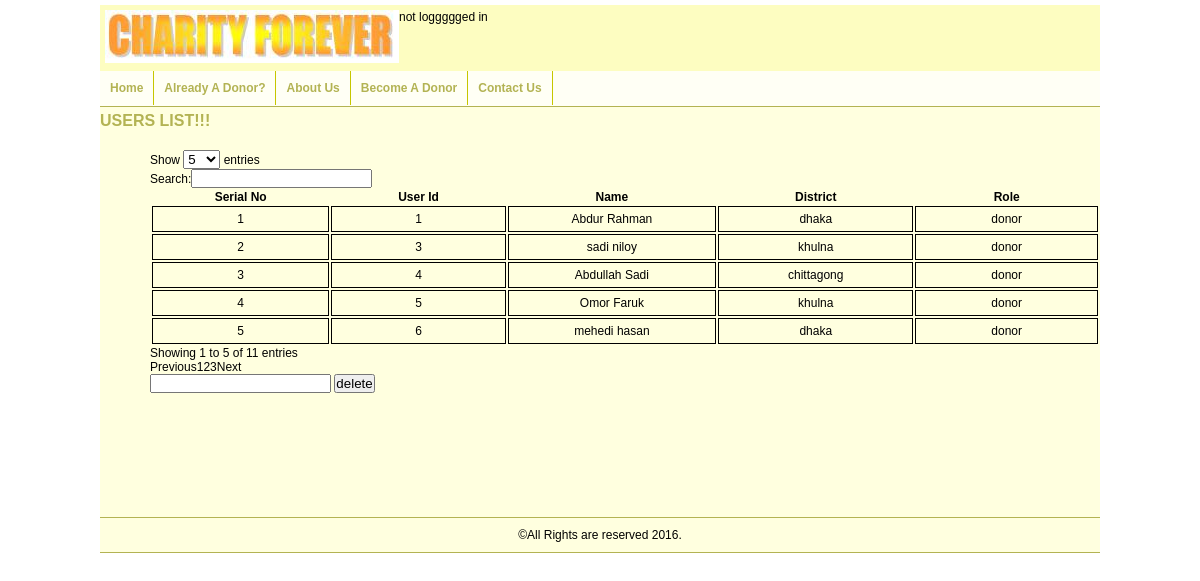
/useredit.php, run on the app's committed database.
### tables this page shows
CREATE TABLE IF NOT EXISTS `users` (
  `id` int(100) NOT NULL AUTO_INCREMENT,
  `first` varchar(100) NOT NULL,
  `last` varchar(100) NOT NULL,
  `dob` date NOT NULL,
  `address` varchar(100) NOT NULL,
  `district` varchar(100) NOT NULL,
  `gender` varchar(100) NOT NULL,
  `phone` varchar(100) NOT NULL,
  `email` varchar(100) NOT NULL,
  `pass` varchar(100) NOT NULL,
  `role` varchar(100) NOT NULL,
  `imgpath` varchar(500) NOT NULL,
  PRIMARY KEY (`id`),
  UNIQUE KEY `email` (`email`)
);

### useredit.php (the view, shortened to what this page needs)
<!DOCTYPE HTML>
<html >
  <head>
        <link type="text/css" rel="stylesheet" href="css/style.css">
  </head>
  <body>
      <div id="wrapper">
      <header id="header">
      <div id="header_area">
        <div id="logo"><img src="files/icon/logo.png" alt="Logo"></div>
        <?php
          if(!isset($_SESSION))
                           {
                                      if(isset($_SESSION['varname']))
                                      {
                                      $sid = $_SESSION['varname'];
                                      echo $sid;
                                      echo '<a href="logout.php"><button>log out</button></a>';
                                      }
                                      else
                                      {
                                        echo "not loggggged in";
                                      }
                            }
          ?>
      </div>
      <div id="menu_area">
        <nav id="menu">
          <ul>
            <?php
              if(isset($sid))
                                 {
                                  echo '<li><a href="index.php"> Home </a></li>
                                  <li><a href="about_us.php"> About Us</a></li>
                                  <li><a href="contact_us.php"> Contact Us </a></li>
                                  <li><a href="dashboard.php"> Dashboard </a></li>';
                                  }
                                  else
                                  {
                                    echo '<li><a href="index.php"> Home </a></li>
                        <li><a href="login.php"> Already A Donor? </a></li>
                        <li><a href="about_us.php"> About Us</a></li>
                        <li><a href="register.php"> Become A Donor </a></li>
                        <li><a href="contact_us.php"> Contact Us </a></li>';
                                  }
            ?>
                    </ul>
        </nav>
      </div>
    </header>
    <div id="contents_area" >
                    <h1>USERS LIST!!!</h1>
                   <div id="reg">
                   <form name="myForm"    action="useredit_process.php" method="post" >
                   <table id="dataTables-example">
                     <thead>
                                        <tr>
                                            <th>Serial No</th>
                                            <th>User Id</th>
                                            <th>Name</th>
                                            <th>District</th>
                                            <th>Role</th>
                                        </tr>
                                    </thead>
                      <tbody>
                            <?php
                            $sql=mysql_query("select * from users where role <> 'admin' ")
                                                or die("failed to query from users".mysql_error());
                                                $count=1;
                                              while($rows = mysql_fetch_array($sql))
                                              {
                                  ?>
                                         <tr>
                                         <td><?=$count?></td>
                                           <td><?=$rows['id']?></td>
                                           <td><?=$rows['first']?>&nbsp<?=$rows['last']?></td>
                                           <td><?=$rows['district']?></td>
                                           <td><?=$rows['role']?></td>
                                         </tr>
                                    <?php
                                      $count++;
                                     }
                                    ?>
                      </tbody>
                   </table>
                              <input type="search" name="searchid">
                              <input type="submit" name="search" value="delete">
                       </form>
                   </div>
                </div>
      <footer id="footer">
      &copy;All Rights are reserved 2016.
    </footer>
    </div>
  </body>
</html>

### css/style.css (style rules this page uses)
* { margin:0px; padding:0px; }
a { text-decoration:none; color:#000; }
li { list-style:none; }
h1 { font-family:Arial, Helvetica, sans-serif; font-size:16px; color:#B3B353; padding:0px 0px 5px 0px; margin-bottom:15px; }
body { font-family:Arial, Helvetica, sans-serif; font-size:12px; margin-bottom:5px; }
#wrapper { width:1000px; background:#FFFFDF; margin:5px auto 0px; }
#header_area { background:#FDFDC1; padding:5px; overflow:hidden; }
#logo { float:left; }
#menu_area { min-height:35px; background-color:#FFFFF5; border-bottom:1px solid #B3B353; }
#menu ul li { float:left; border-right:1px solid #C6C600; }
#menu ul li a { color:#B3B353; font-weight:bold; display:block; padding:10px 10px 10px 10px; }
#contents_area { overflow:auto; min-height:400px; margin:5px 0px 5px 0px; }
footer { background:#FFFFDF; text-align:center; padding:10px; border-top:1px solid #B3B353; border-bottom:1px solid #B3B353; }

### useredit.php (style rules this page uses)
#reg { padding:0px 0px 0px 50px; }
table td { width:320px; padding:5px; border:1px solid; text-align:center; }

### data on the page
users: id "1", first "Abdur", last "Rahman", district "dhaka", role "donor"
users: id "3", first "sadi", last "niloy", district "khulna", role "donor"
users: id "4", first "Abdullah", last "Sadi", district "chittagong", role "donor"
users: id "5", first "Omor", last "Faruk", district "khulna", role "donor"
users: id "6", first "mehedi", last "hasan", district "dhaka", role "donor"
